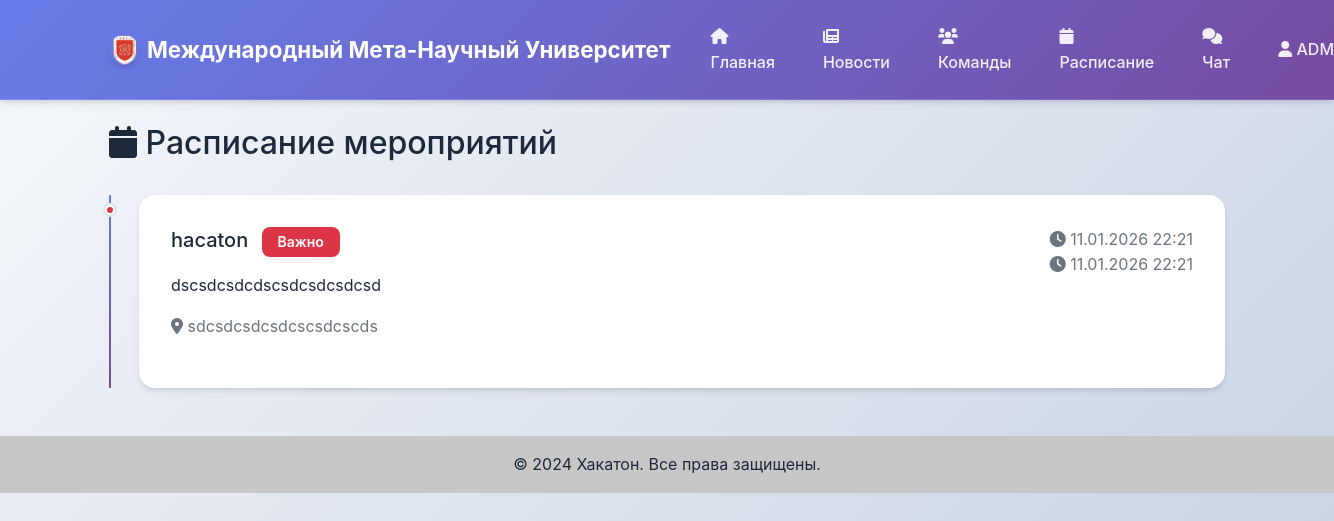
The page /schedule/ (signed in) on the database as committed earlier.
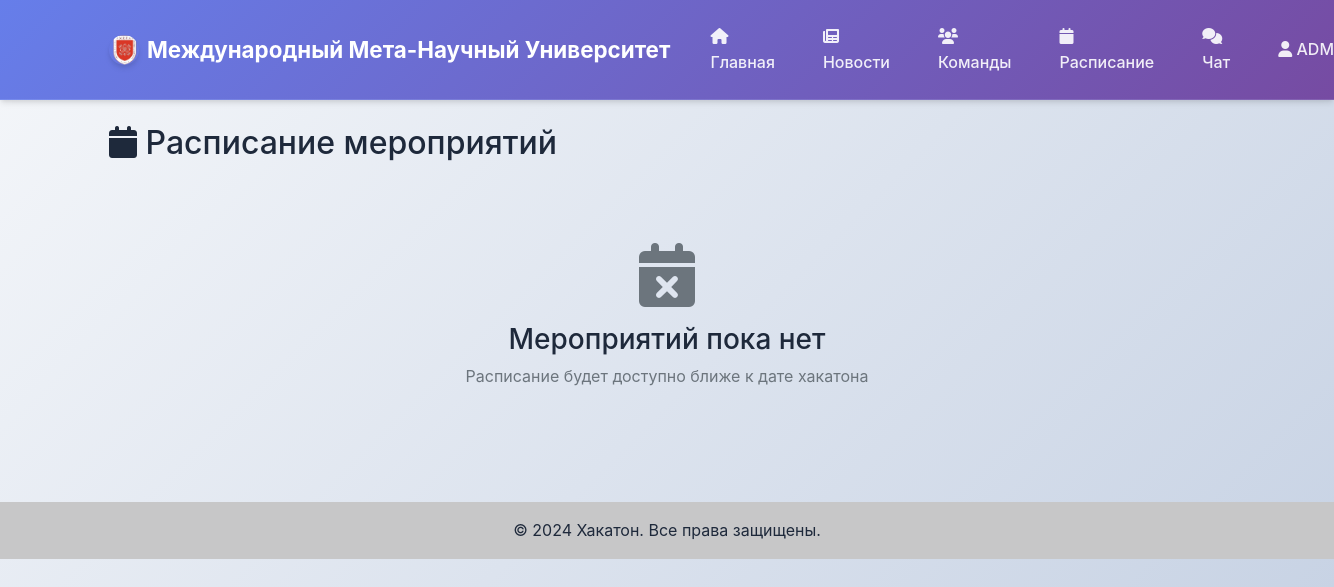
The same page on the database as committed later.
### news/models.py (models this page shows, shortened)
class Schedule(models.Model):
    title = models.CharField(max_length=200)
    description = models.TextField()
    start_time = models.DateTimeField()
    end_time = models.DateTimeField()
    location = models.CharField(max_length=200, blank=True)
    is_important = models.BooleanField(default=False)
    created_at = models.DateTimeField(auto_now_add=True)
    class Meta:
        ordering = ['start_time']

### news/views.py (the view)
# urls.py: path('schedule/', views.ScheduleListView.as_view(), name='schedule'),
class ScheduleListView(ListView):
    model = Schedule
    template_name = 'news/schedule.html'
    context_object_name = 'events'
    def get_queryset(self):
        return Schedule.objects.all().order_by('start_time')

### templates/news/schedule.html (shortened to what this page needs)
{% extends 'base.html' %}
{% load static %}
{% block content %}
<div class="d-flex justify-content-between align-items-center mb-4">
    <h2>
        <i class="fas fa-calendar"></i> Расписание мероприятий
    </h2>
</div>
{% if events %}
    <div class="timeline">
        {% for event in events %}
            <div class="schedule-item {% if event.is_important %}important{% endif %}">
                <div class="card">
                    <div class="card-body">
                        <div class="d-flex justify-content-between align-items-start">
                            <div>
                                <h5 class="card-title">
                                    {{ event.title }}
                                    {% if event.is_important %}
                                        <span class="badge bg-danger ms-2">Важно</span>
                                    {% endif %}
                                </h5>
                                <p class="card-text">{{ event.description|linebreaks }}</p>
                                {% if event.location %}
                                    <p class="text-muted">
                                        <i class="fas fa-map-marker-alt"></i> {{ event.location }}
                                    </p>
                                {% endif %}
                            </div>
                            <div class="text-end">
                                <div class="text-muted">
                                    <i class="fas fa-clock"></i> {{ event.start_time|date:"d.m.Y H:i" }}
                                    {% if event.end_time %}
                                        <br>
                                        <i class="fas fa-clock"></i> {{ event.end_time|date:"d.m.Y H:i" }}
                                    {% endif %}
                                </div>
                            </div>
                        </div>
                    </div>
                </div>
            </div>
        {% endfor %}
    </div>
{% else %}
    <div class="text-center py-5">
        <i class="fas fa-calendar-times fa-4x text-muted mb-3"></i>
        <h3>Мероприятий пока нет</h3>
        <p class="text-muted">Расписание будет доступно ближе к дате хакатона</p>
    </div>
{% endif %}
{% endblock %}

Rows that differ between the two databases and show on the page:
removed Schedule: title "hacaton", is_important "Важно", description "dscsdcsdcdscsdcsdcsdcsd", location "sdcsdcsdcsdcscsdcscds", start_time "11.01.2026 22:21", end_time "11.01.2026 22:21"
Other text that changed with them:
text now shown: "Мероприятий пока нет Расписание будет доступно ближе к дате хакатона"
